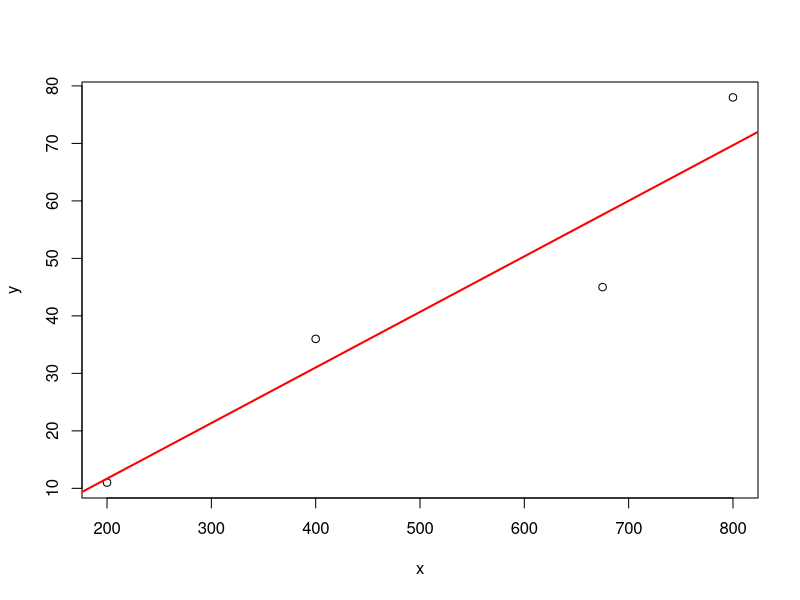
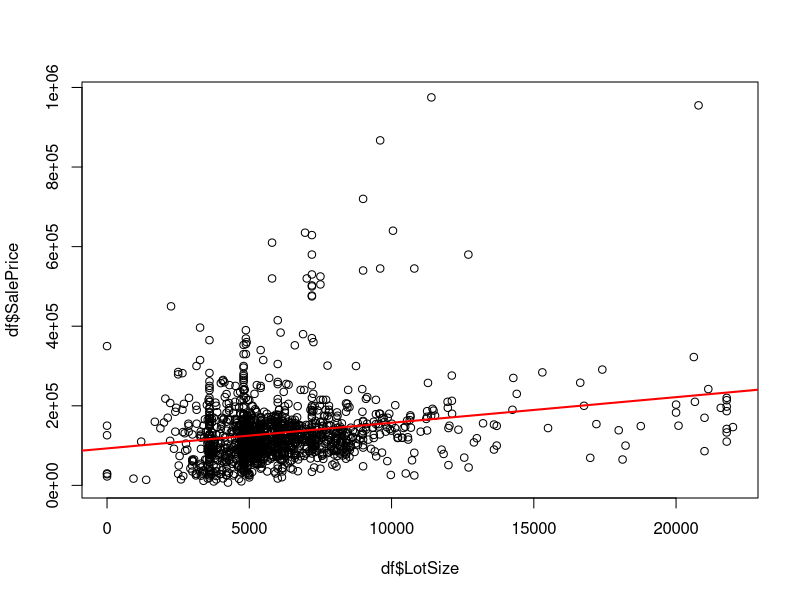

Generate these figures, in order, with R:
### author: Dr. Qiusheng Wu

############################## Ex1
# 1a
n <- 24
intercept <- 0.46

slope <- 0.19

TSS <- 2.3  # Total sum of squares
RSS <- 1.7  # Residual sum of squares
MSS <- TSS - RSS # Model sum of squares

df1 <- 1 
df2 <- n-2

msq1 <- MSS/df1 # mean square of regression  0.6
msq2 <- RSS/df2  # mean square of residual   0.077

F.value <- msq1/msq2  # 7.76

# 1b
y <- intercept + slope * (50000/1000)  # y = 9.96


# 1c
# for every increase in annual income equal to $1000, the predicted weekly shopping trip frequency will increase by 0.19

# 1d
F.critical <- qf(0.95,df1,df2)  # 4.30
# since F.value > F.critical, we reject the null hypothesis. In other words, the regression coefficient is significantly different from zero

# 1e
r.sq <- MSS/TSS  # R2 = 0.26
r <- sqrt(r.sq)  # r = 0.51


########################################## Ex6

## option 1: using lm() function

# (a)
y <- c(36,78,11,45)
x <- c(400,800,200,675)
n <- length(y)

m <- lm(y~x)
summary(m)
# intercept = -7.63721
# slope = 0.09665

## (b)
# use the equation on page 236 of the textbook
se <- sqrt(sum(residuals(m)^2)/(n-2))  # 11.252

## (c)
summary(m)
anova(m)
# p-value: 0.05663
# p-value > 0.05, so we fail to reject the null hypothesis that the regression coefficient associated with the independent variables is equal to zero
confint(m)
#                     2.5 %     97.5 %
# (Intercept)   -66.487337152 51.2129252
# x             -0.006754067  0.2000541

## (d)
summary(m)
# R2 = 0.8899

## (e)
df <- data.frame(x,y)
df$predict <- fitted(m)
df$residual <- residuals(m)
View(df)

## (f)
anova(m)
# Analysis of Variance Table
# 
# Response: y
# Df  Sum Sq Mean Sq F value  Pr(>F)  
# x          1 2047.77 2047.77  16.173 0.05663 .
# Residuals  2  253.23  126.61                  
# ---
#   Signif. codes:  0 ?**?0.001 ?*?0.01 ??0.05 ??0.1 ??1

## (g)
plot(x,y)
abline(m,col="red",lwd=2)


########################## Ex 10
df <- read.csv("Milwaukee_Sales_2012.csv",header = TRUE)
m <- lm(SalePrice ~ LotSize,data = df)
summary(m)

# SalePrice = 92980 + 6.443 * Lotsize

# Call:
#   lm(formula = SalePrice ~ LotSize, data = df)
# 
# Residuals:
#   Min      1Q  Median      3Q     Max 
# -144724  -42205  -14553   20987  808570 
# 
# Coefficients:
#   Estimate Std. Error t value Pr(>|t|)    
# (Intercept) 9.298e+04  5.249e+03  17.715  < 2e-16 ***
#   LotSize     6.443e+00  7.835e-01   8.223 4.37e-16 ***
#   ---
#   Signif. codes:  0 ?**?0.001 ?*?0.01 ??0.05 ??0.1 ??1
# 
# Residual standard error: 83090 on 1447 degrees of freedom
# Multiple R-squared:  0.04464,	Adjusted R-squared:  0.04398 
# F-statistic: 67.62 on 1 and 1447 DF,  p-value: 4.374e-16

anova(m)
# Analysis of Variance Table
# 
# Response: SalePrice
# Df     Sum Sq    Mean Sq F value    Pr(>F)    
# LotSize      1 4.6676e+11 4.6676e+11  67.615 4.374e-16 ***
#   Residuals 1447 9.9889e+12 6.9032e+09                      
# ---
#   Signif. codes:  0 ?**?0.001 ?*?0.01 ??0.05 ??0.1 ??1

plot(df$LotSize,df$SalePrice)
abline(m,col="red",lwd=2)



############################################ Ex 11
df <- read.csv("UK_Housing.csv",header = TRUE)

## (a)
m <- lm(df$price~df$bedrooms)
summary(m)

## price = 11254.1 + 11892.6 * bedrooms


# Call:
#   lm(formula = df$price ~ df$bedrooms)
# 
# Residuals:
#   Min     1Q Median     3Q    Max 
# -39324 -11511  -3539   8461 107568 
# 
# Coefficients:
#   Estimate Std. Error t value Pr(>|t|)    
# (Intercept)  11254.1     2312.7   4.866 1.53e-06 ***
#   df$bedrooms  11892.6      876.5  13.568  < 2e-16 ***
#   ---
#   Signif. codes:  0 ?**?0.001 ?*?0.01 ??0.05 ??0.1 ??1
# 
# Residual standard error: 17800 on 497 degrees of freedom
# Multiple R-squared:  0.2703,	Adjusted R-squared:  0.2688 
# F-statistic: 184.1 on 1 and 497 DF,  p-value: < 2.2e-16


## (b)
m <- lm(df$price~df$bathrooms)
summary(m)

## price = 32729 + 7113 * bathrooms

# Call:
#   lm(formula = df$price ~ df$bathrooms)
# 
# Residuals:
#   Min     1Q Median     3Q    Max 
# -34955 -15242  -5342  10908 114658 
# 
# Coefficients:
#   Estimate Std. Error t value Pr(>|t|)    
# (Intercept)     32729       3149  10.394  < 2e-16 ***
#   df$bathrooms     7113       2682   2.653  0.00824 ** 
#   ---
#   Signif. codes:  0 ?**?0.001 ?*?0.01 ??0.05 ??0.1 ??1
# 
# Residual standard error: 20690 on 497 degrees of freedom
# Multiple R-squared:  0.01396,	Adjusted R-squared:  0.01198 
# F-statistic: 7.036 on 1 and 497 DF,  p-value: 0.008245

## comments, although the model is significant, the R2 is too small, compared to the previous model using bedrooms. That means bedroom is a much better predictor than bathroom.